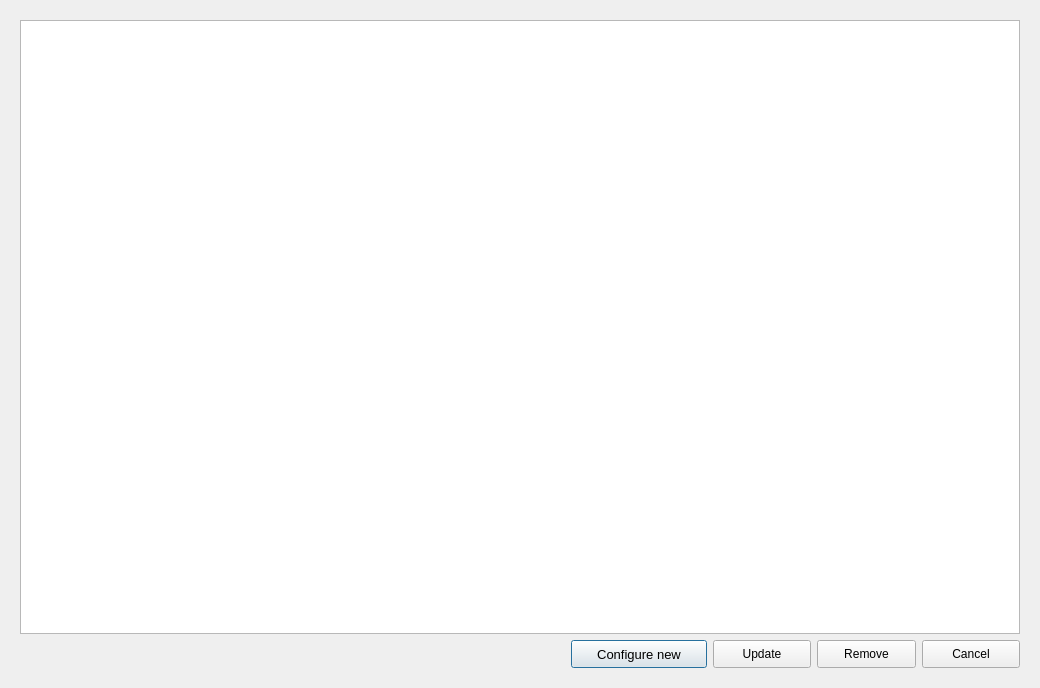
<?xml version="1.0" encoding="UTF-8"?>
<ui version="4.0">
 <class>ConnectionCreatorDialog</class>
 <widget class="QDialog" name="ConnectionCreatorDialog">
  <property name="geometry">
   <rect>
    <x>0</x>
    <y>0</y>
    <width>1038</width>
    <height>688</height>
   </rect>
  </property>
  <property name="windowTitle">
   <string>Dialog</string>
  </property>
  <layout class="QGridLayout" name="gridLayout_3">
   <item row="0" column="0">
    <widget class="QStackedWidget" name="stackedWidget">
     <property name="currentIndex">
      <number>0</number>
     </property>
     <widget class="QWidget" name="mainPage">
      <layout class="QGridLayout" name="gridLayout_4">
       <item row="0" column="0">
        <layout class="QVBoxLayout" name="verticalLayout_5">
         <item>
          <widget class="QTableView" name="allConnTable_">
           <property name="enabled">
            <bool>true</bool>
           </property>
           <property name="sizePolicy">
            <sizepolicy hsizetype="Preferred" vsizetype="Preferred">
             <horstretch>0</horstretch>
             <verstretch>0</verstretch>
            </sizepolicy>
           </property>
           <property name="minimumSize">
            <size>
             <width>1000</width>
             <height>608</height>
            </size>
           </property>
           <property name="font">
            <font>
             <weight>50</weight>
             <bold>false</bold>
             <kerning>false</kerning>
            </font>
           </property>
           <property name="verticalScrollBarPolicy">
            <enum>Qt::ScrollBarAsNeeded</enum>
           </property>
           <property name="horizontalScrollBarPolicy">
            <enum>Qt::ScrollBarAlwaysOff</enum>
           </property>
           <attribute name="horizontalHeaderMinimumSectionSize">
            <number>200</number>
           </attribute>
           <attribute name="horizontalHeaderDefaultSectionSize">
            <number>200</number>
           </attribute>
           <attribute name="horizontalHeaderHighlightSections">
            <bool>false</bool>
           </attribute>
           <attribute name="verticalHeaderVisible">
            <bool>false</bool>
           </attribute>
           <attribute name="verticalHeaderMinimumSectionSize">
            <number>38</number>
           </attribute>
           <attribute name="verticalHeaderDefaultSectionSize">
            <number>38</number>
           </attribute>
           <attribute name="verticalHeaderHighlightSections">
            <bool>false</bool>
           </attribute>
          </widget>
         </item>
         <item>
          <layout class="QHBoxLayout" name="horizontalLayout_7" stretch="0,0,0,0">
           <property name="leftMargin">
            <number>551</number>
           </property>
           <item>
            <widget class="QPushButton" name="btnCfgNew_">
             <property name="minimumSize">
              <size>
               <width>136</width>
               <height>28</height>
              </size>
             </property>
             <property name="font">
              <font>
               <family>Ubuntu</family>
               <pointsize>10</pointsize>
               <weight>50</weight>
               <bold>false</bold>
               <kerning>false</kerning>
              </font>
             </property>
             <property name="styleSheet">
              <string notr="true"/>
             </property>
             <property name="text">
              <string>Configure new</string>
             </property>
            </widget>
           </item>
           <item>
            <widget class="QPushButton" name="btnUpdate_">
             <property name="minimumSize">
              <size>
               <width>88</width>
               <height>28</height>
              </size>
             </property>
             <property name="text">
              <string>Update</string>
             </property>
            </widget>
           </item>
           <item>
            <widget class="QPushButton" name="btnRm_">
             <property name="minimumSize">
              <size>
               <width>88</width>
               <height>28</height>
              </size>
             </property>
             <property name="text">
              <string>Remove</string>
             </property>
            </widget>
           </item>
           <item>
            <widget class="QPushButton" name="btnCancel_">
             <property name="minimumSize">
              <size>
               <width>88</width>
               <height>28</height>
              </size>
             </property>
             <property name="text">
              <string>Cancel</string>
             </property>
            </widget>
           </item>
          </layout>
         </item>
        </layout>
       </item>
      </layout>
     </widget>
     <widget class="QWidget" name="RecvPage">
      <layout class="QGridLayout" name="gridLayout_5">
       <item row="0" column="0">
        <widget class="QFrame" name="frame">
         <property name="frameShape">
          <enum>QFrame::StyledPanel</enum>
         </property>
         <property name="frameShadow">
          <enum>QFrame::Raised</enum>
         </property>
         <layout class="QGridLayout" name="gridLayout">
          <item row="0" column="0">
           <widget class="QLabel" name="lblName_">
            <property name="sizePolicy">
             <sizepolicy hsizetype="Preferred" vsizetype="Preferred">
              <horstretch>0</horstretch>
              <verstretch>0</verstretch>
             </sizepolicy>
            </property>
            <property name="minimumSize">
             <size>
              <width>36</width>
              <height>24</height>
             </size>
            </property>
            <property name="maximumSize">
             <size>
              <width>999</width>
              <height>999</height>
             </size>
            </property>
            <property name="text">
             <string>Name</string>
            </property>
           </widget>
          </item>
          <item row="1" column="0">
           <widget class="QLabel" name="lblId_">
            <property name="minimumSize">
             <size>
              <width>36</width>
              <height>24</height>
             </size>
            </property>
            <property name="text">
             <string>Id</string>
            </property>
            <property name="alignment">
             <set>Qt::AlignRight|Qt::AlignTrailing|Qt::AlignVCenter</set>
            </property>
           </widget>
          </item>
          <item row="0" column="1">
           <widget class="QLineEdit" name="lineName_">
            <property name="sizePolicy">
             <sizepolicy hsizetype="Preferred" vsizetype="Preferred">
              <horstretch>0</horstretch>
              <verstretch>0</verstretch>
             </sizepolicy>
            </property>
            <property name="minimumSize">
             <size>
              <width>412</width>
              <height>24</height>
             </size>
            </property>
            <property name="maximumSize">
             <size>
              <width>99999</width>
              <height>16777215</height>
             </size>
            </property>
            <property name="sizeIncrement">
             <size>
              <width>0</width>
              <height>0</height>
             </size>
            </property>
            <property name="readOnly">
             <bool>true</bool>
            </property>
           </widget>
          </item>
          <item row="1" column="1">
           <widget class="QLineEdit" name="lineId_">
            <property name="readOnly">
             <bool>true</bool>
            </property>
           </widget>
          </item>
          <item row="0" column="2">
           <spacer name="horizontalSpacer">
            <property name="orientation">
             <enum>Qt::Horizontal</enum>
            </property>
            <property name="sizeHint" stdset="0">
             <size>
              <width>40</width>
              <height>20</height>
             </size>
            </property>
           </spacer>
          </item>
         </layout>
        </widget>
       </item>
       <item row="1" column="0">
        <layout class="QVBoxLayout" name="verticalLayout">
         <item>
          <widget class="QLabel" name="lblReceiver_">
           <property name="text">
            <string>Receiver</string>
           </property>
           <property name="alignment">
            <set>Qt::AlignCenter</set>
           </property>
          </widget>
         </item>
         <item>
          <widget class="QTableView" name="receiverTable_">
           <attribute name="horizontalHeaderMinimumSectionSize">
            <number>247</number>
           </attribute>
           <attribute name="horizontalHeaderDefaultSectionSize">
            <number>247</number>
           </attribute>
           <attribute name="horizontalHeaderHighlightSections">
            <bool>false</bool>
           </attribute>
           <attribute name="verticalHeaderMinimumSectionSize">
            <number>28</number>
           </attribute>
           <attribute name="verticalHeaderDefaultSectionSize">
            <number>28</number>
           </attribute>
           <attribute name="verticalHeaderHighlightSections">
            <bool>false</bool>
           </attribute>
          </widget>
         </item>
        </layout>
       </item>
       <item row="2" column="0">
        <layout class="QVBoxLayout" name="verticalLayout_2">
         <item>
          <widget class="QLabel" name="lblSender_">
           <property name="text">
            <string>Sender</string>
           </property>
           <property name="alignment">
            <set>Qt::AlignCenter</set>
           </property>
          </widget>
         </item>
         <item>
          <widget class="QTableView" name="senderTable_">
           <attribute name="horizontalHeaderMinimumSectionSize">
            <number>247</number>
           </attribute>
           <attribute name="horizontalHeaderDefaultSectionSize">
            <number>247</number>
           </attribute>
           <attribute name="horizontalHeaderHighlightSections">
            <bool>false</bool>
           </attribute>
           <attribute name="verticalHeaderMinimumSectionSize">
            <number>28</number>
           </attribute>
           <attribute name="verticalHeaderDefaultSectionSize">
            <number>28</number>
           </attribute>
           <attribute name="verticalHeaderHighlightSections">
            <bool>false</bool>
           </attribute>
          </widget>
         </item>
        </layout>
       </item>
       <item row="3" column="0">
        <layout class="QHBoxLayout" name="horizontalLayout">
         <property name="leftMargin">
          <number>807</number>
         </property>
         <item>
          <widget class="QPushButton" name="configPageBtnConfig_">
           <property name="text">
            <string>Config</string>
           </property>
          </widget>
         </item>
         <item>
          <widget class="QPushButton" name="configPageBtnCancel_">
           <property name="text">
            <string>Cancel</string>
           </property>
          </widget>
         </item>
        </layout>
       </item>
      </layout>
     </widget>
     <widget class="QWidget" name="page_2">
      <layout class="QGridLayout" name="gridLayout_6">
       <item row="0" column="0">
        <layout class="QVBoxLayout" name="verticalLayout_4">
         <item>
          <widget class="QFrame" name="frame_2">
           <property name="frameShape">
            <enum>QFrame::StyledPanel</enum>
           </property>
           <property name="frameShadow">
            <enum>QFrame::Raised</enum>
           </property>
           <layout class="QGridLayout" name="gridLayout_2">
            <item row="0" column="0">
             <widget class="QLabel" name="lblMessId_">
              <property name="minimumSize">
               <size>
                <width>88</width>
                <height>24</height>
               </size>
              </property>
              <property name="text">
               <string>Message ID</string>
              </property>
              <property name="alignment">
               <set>Qt::AlignRight|Qt::AlignTrailing|Qt::AlignVCenter</set>
              </property>
             </widget>
            </item>
            <item row="0" column="1">
             <widget class="QLineEdit" name="lineMessId_">
              <property name="sizePolicy">
               <sizepolicy hsizetype="Preferred" vsizetype="Preferred">
                <horstretch>0</horstretch>
                <verstretch>0</verstretch>
               </sizepolicy>
              </property>
              <property name="minimumSize">
               <size>
                <width>377</width>
                <height>24</height>
               </size>
              </property>
              <property name="readOnly">
               <bool>true</bool>
              </property>
             </widget>
            </item>
            <item row="0" column="2">
             <spacer name="horizontalSpacer_2">
              <property name="orientation">
               <enum>Qt::Horizontal</enum>
              </property>
              <property name="sizeHint" stdset="0">
               <size>
                <width>475</width>
                <height>20</height>
               </size>
              </property>
             </spacer>
            </item>
            <item row="1" column="0">
             <widget class="QLabel" name="lblMessName_">
              <property name="text">
               <string>Message name</string>
              </property>
              <property name="alignment">
               <set>Qt::AlignRight|Qt::AlignTrailing|Qt::AlignVCenter</set>
              </property>
             </widget>
            </item>
            <item row="1" column="1">
             <widget class="QLineEdit" name="lineMessName_">
              <property name="text">
               <string/>
              </property>
              <property name="readOnly">
               <bool>true</bool>
              </property>
             </widget>
            </item>
           </layout>
          </widget>
         </item>
         <item>
          <layout class="QHBoxLayout" name="horizontalLayout_2">
           <item>
            <layout class="QVBoxLayout" name="verticalLayout_6">
             <item>
              <widget class="QLabel" name="lblComm_">
               <property name="text">
                <string>Select communication</string>
               </property>
               <property name="alignment">
                <set>Qt::AlignCenter</set>
               </property>
              </widget>
             </item>
             <item>
              <widget class="QTreeView" name="commTree">
               <property name="layoutDirection">
                <enum>Qt::RightToLeft</enum>
               </property>
               <property name="wordWrap">
                <bool>true</bool>
               </property>
              </widget>
             </item>
            </layout>
           </item>
           <item>
            <layout class="QVBoxLayout" name="verticalLayout_3">
             <item>
              <widget class="QLabel" name="lblSetMethod_">
               <property name="text">
                <string>Send to:</string>
               </property>
               <property name="alignment">
                <set>Qt::AlignCenter</set>
               </property>
              </widget>
             </item>
             <item>
              <widget class="QTreeView" name="componentsTree">
               <property name="layoutDirection">
                <enum>Qt::RightToLeft</enum>
               </property>
               <property name="wordWrap">
                <bool>true</bool>
               </property>
              </widget>
             </item>
            </layout>
           </item>
          </layout>
         </item>
        </layout>
       </item>
       <item row="1" column="0">
        <layout class="QHBoxLayout" name="horizontalLayout_3">
         <property name="leftMargin">
          <number>807</number>
         </property>
         <item>
          <widget class="QPushButton" name="btnConfigureComplete_">
           <property name="minimumSize">
            <size>
             <width>88</width>
             <height>28</height>
            </size>
           </property>
           <property name="text">
            <string>Ok</string>
           </property>
          </widget>
         </item>
         <item>
          <widget class="QPushButton" name="btnCancel_1">
           <property name="minimumSize">
            <size>
             <width>88</width>
             <height>28</height>
            </size>
           </property>
           <property name="text">
            <string>Cancel</string>
           </property>
          </widget>
         </item>
        </layout>
       </item>
      </layout>
     </widget>
    </widget>
   </item>
  </layout>
 </widget>
 <resources/>
 <connections/>
</ui>
